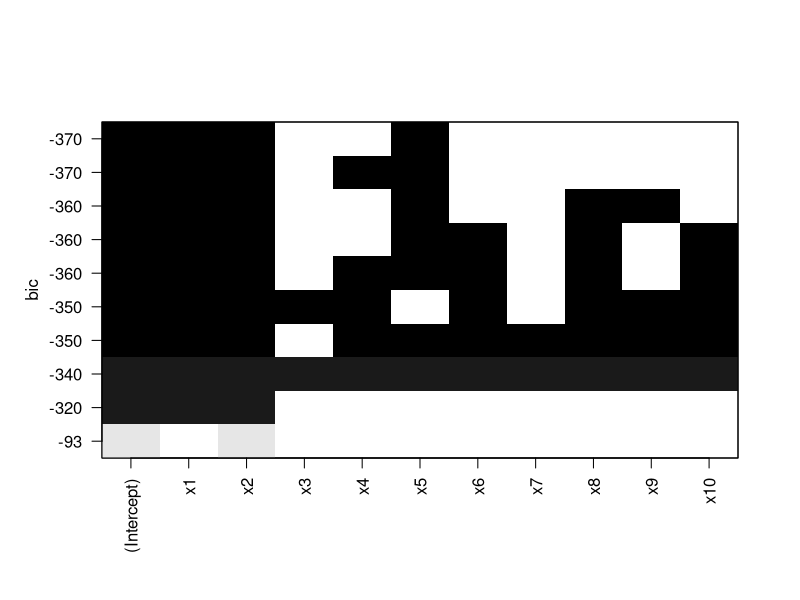

Here is the R script that generated this plot:
# (a) Generate X and Noise
set.seed(1)
x <- rnorm(100)
eps <- rnorm(100)

# (b) Generate Response Y (Model: Y = 2 + 3X - 5X^2 + 0.5X^3 + eps)
# I chose beta coefficients: b0=2, b1=3, b2=-5, b3=0.5
y <- 2 + 3*x - 5*x^2 + 0.5*x^3 + eps

# (c) Best Subset Selection
library(leaps)

# Create data frame with X, X^2, ..., X^10
df <- data.frame(y = y)
for(i in 1:10) {
  df[paste0("x", i)] <- x^i
}

# Perform best subset selection
best_subset <- regsubsets(y ~ ., data = df, nvmax = 10)
summary_best <- summary(best_subset)

# View which variables were chosen for the "best" model (e.g., by BIC)
which.min(summary_best$bic)
plot(best_subset, scale = "bic")
